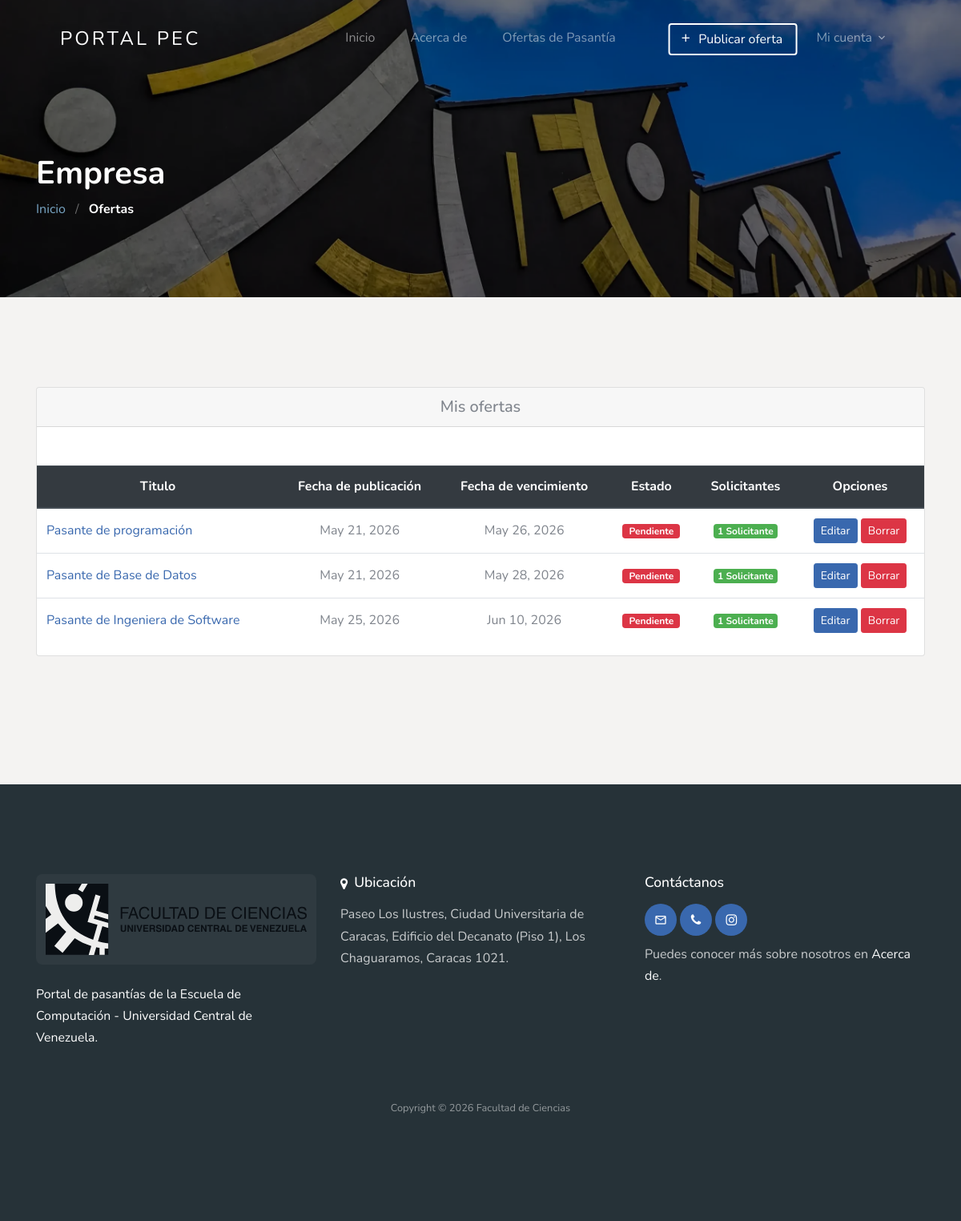
Page /dashboard/ (signed in) on the earlier database version.
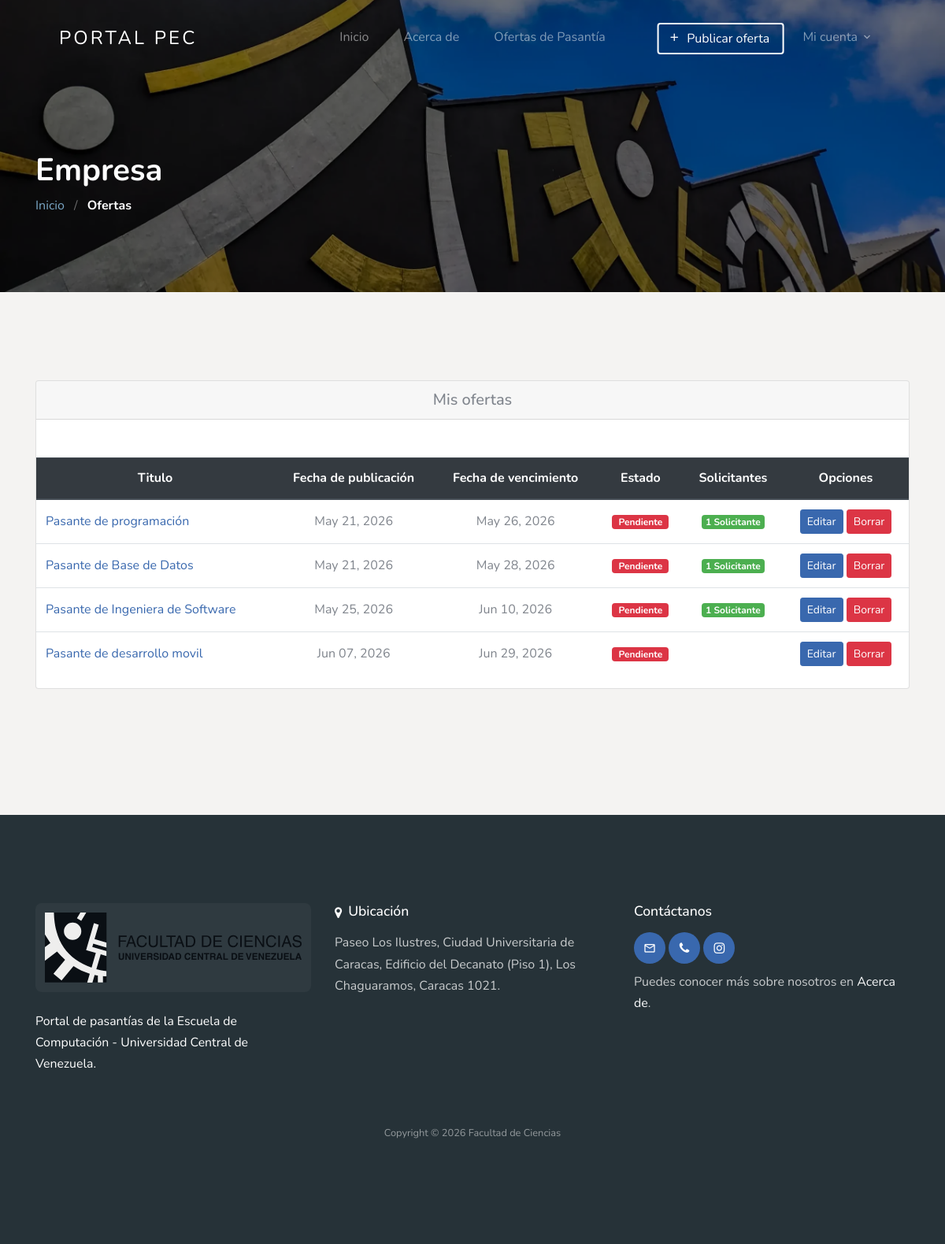
Same page on the later database version.
### apps/jobapp/models/job.py (models this page shows, shortened)
class Job(TimeStampedModel, SoftDeleteModel):
    user = models.ForeignKey(User, related_name='User', on_delete=models.CASCADE)
    title = models.CharField(max_length=300, db_index=True)
    description = CKEditor5Field(config_name='extends')
    tags = TaggableManager()
    location = models.CharField(max_length=300, db_index=True)
    job_type = models.CharField(choices=JOB_TYPE, max_length=1, db_index=True)
    work_mode = models.CharField(choices=WORK_MODE, max_length=1, default='3')
    category = models.ForeignKey(Category, related_name='Category', on_delete=models.CASCADE)
    salary = models.BooleanField(default=False)
    views_count = models.PositiveIntegerField(default=0)
    company_name = models.CharField(max_length=300, db_index=True)
    tipo_empresa = models.CharField(choices=TIPO_EMPRESA, max_length=20, blank=True, null=True)
    priority = models.BooleanField(default=False)
    company_description = CKEditor5Field(config_name='extends', blank=True, null=True)
    url = models.URLField(max_length=200)
    last_date = models.DateField()
    is_published = models.BooleanField(default=False)
    is_closed = models.BooleanField(default=False)
    class Meta:
        indexes = [
            models.Index(fields=['title', 'location']),
            models.Index(fields=['is_published', 'is_closed']),
        ]

### apps/jobapp/views/shared.py (the view, shortened to what this page needs)
# urls.py: path('dashboard/', dashboard_view, name='dashboard'),
@login_required(login_url=reverse_lazy('account:login'))
def dashboard_view(request):
    jobs = []
    savedjobs = []
    appliedjobs = []
    total_applicants = {}
    admin_stats = {}
    recent_users = []
    if request.user.role == 'employer':
        jobs = Job.objects.filter(user=request.user.id, is_deleted=False)
        for job in jobs:
            count = Applicant.objects.filter(job=job.id).count()
            total_applicants[job.id] = count
    elif request.user.role == 'employee':
        savedjobs = BookmarkJob.objects.filter(user=request.user.id, is_deleted=False, job__is_deleted=False)
        appliedjobs = Applicant.objects.filter(user=request.user.id, is_deleted=False, job__is_deleted=False)
    context = {
        'jobs': jobs,
        'savedjobs': savedjobs,
        'appliedjobs': appliedjobs,
        'total_applicants': total_applicants,
        'admin_stats': admin_stats,
        'recent_users': recent_users,
    }
    return render(request, 'jobapp/dashboard.html', context)

### template/jobapp/dashboard.html (shortened to what this page needs)
{% extends 'base.html' %}
{% load static %}
{% load get_total_applicant %}
{% block content %}
<section class="section-hero overlay inner-page bg-image"
    style="background-image: url('{% static 'images/hero_1.jpg' %}');" id="home-section">
    <div class="container">
        <div class="row">
            <div class="col-md-7">
                {% if user.role == 'admin' %}
                    <h1 class="text-white font-weight-bold">Administrador</h1>
                    <div class="custom-breadcrumbs">
                        <a href="{% url 'jobapp:home' %}">Inicio</a> <span class="mx-2 slash">/</span>
                        <span class="text-white"><strong>Panel de Control</strong></span>
                    </div>
                {% elif user.role == 'employer' %}
                    <h1 class="text-white font-weight-bold">Empresa</h1>
                    <div class="custom-breadcrumbs">
                        <a href="{% url 'jobapp:home' %}">Inicio</a> <span class="mx-2 slash">/</span>
                        <span class="text-white"><strong>Ofertas</strong></span>
                    </div>
                {% elif user.role == 'employee' %}
                    <h1 class="text-white font-weight-bold">Pasante</h1>
                    <div class="custom-breadcrumbs">
                        <a href="{% url 'jobapp:home' %}">Inicio</a> <span class="mx-2 slash">/</span>
                        <span class="text-white"><strong>Ofertas</strong></span>
                    </div>
                {% endif %}
            </div>
        </div>
    </div>
</section>
<section class="site-section">
    <div class="container">
        <div class="row">
            <div class="col-lg-12 mb-5">
                <div class="card">
                    {% if user.role == "admin" %}
                    <h5 class="card-header text-center">Panel de Administración</h5>
                    <div class="card-body">
                        <div class="mb-3 text-right">
                            <a href="{% url 'jobapp:admin-report' %}" class="btn btn-primary">Generar reporte</a>
                        </div>
                        <div class="row text-center">
                            <div class="col-md-4 mb-3">
                                <div class="p-4 bg-light rounded">
                                    <h3>{{ admin_stats.total_employers }}</h3>
                                    <p class="mb-0">Empresas registradas</p>
                                </div>
                            </div>
                            <div class="col-md-4 mb-3">
                                <div class="p-4 bg-light rounded">
                                    <h3>{{ admin_stats.total_employees }}</h3>
                                    <p class="mb-0">Usuarios candidatos</p>
                                </div>
                            </div>
                            <div class="col-md-4 mb-3">
                                <div class="p-4 bg-light rounded">
                                    <h3>{{ admin_stats.total_jobs }}</h3>
                                    <p class="mb-0">Ofertas de trabajo</p>
                                </div>
                            </div>
                        </div>
                        <div class="row text-center">
                            <div class="col-md-4 mb-3">
                                <div class="p-4 bg-light rounded">
                                    <h3>{{ admin_stats.total_applicants }}</h3>
                                    <p class="mb-0">Postulaciones</p>
                                </div>
                            </div>
                            <div class="col-md-4 mb-3">
                                <div class="p-4 bg-light rounded">
                                    <h3>{{ admin_stats.total_admins }}</h3>
                                    <p class="mb-0">Administradores</p>
                                </div>
                            </div>
                        </div>
                        {% if recent_users %}
                        <h5 class="card-header text-center mt-4">Últimos Usuarios Registrados</h5>
                        <div class="table-responsive">
                            <table class="table text-center mt-3">
                                <thead class="thead-dark">
                                    <tr>
                                        <th>Email</th>
                                        <th>Nombre</th>
                                        <th>Rol</th>
                                        <th>Fecha de registro</th>
                                        <th>Privilegios</th>
                                        <th>Acciones</th>
                                    </tr>
                                </thead>
                                <tbody>
                                    {% for recent in recent_users %}
                                    <tr>
                                        <td>{{ recent.email }}</td>
                                        <td>{{ recent.get_full_name }}</td>
                                        <td class="text-capitalize">
                                            {% if recent.role == 'employee' %}
                                                Pasante
                                            {% elif recent.role == 'admin' %}
                                                Administrador
                                            {% elif recent.role == 'employer' %}
                                                {% if recent.tipo_empresa == 'dependencia' %}
                                                    Dependencia
                                                {% elif recent.tipo_empresa == 'empresa_externa' %}
                                                    Empresa Externa
                                                {% else %}
                                                    Empresa
                                                {% endif %}
                                            {% else %}
                                                {{ recent.role }}
                                            {% endif %}
                                        </td>
                                        <td>{{ recent.date_joined | date:'M d, Y' }}</td>
                                        <td>
                                            {% if recent.role == 'employer' %}
                                                {% if recent.employer_profile.privilegios %}
                                                    <span class="badge badge-success">Sí</span>
                                                {% else %}
                                                    <span class="badge badge-secondary">No</span>
                                                {% endif %}
                                            {% else %}
                                                -
                                            {% endif %}
                                        </td>
                                        <td>
                                            {% if recent.role == 'employer' %}
                                                {% if recent.employer_profile.privilegios %}
                                                    <button onclick="call_sw_alert_func('{% url 'jobapp:set-employer-privileges' recent.id 'revoke' %}','{{ recent.id }}','¿Eliminar privilegios a esta empresa?')" class="btn btn-danger btn-sm">Eliminar Privilegios</button>
                                                {% else %}
                                                    <button onclick="call_sw_alert_func('{% url 'jobapp:set-employer-privileges' recent.id 'grant' %}','{{ recent.id }}','¿Otorgar privilegios a esta empresa?')" class="btn btn-primary btn-sm">Otorgar Privilegios</button>
                                                {% endif %}
                                            {% else %}
                                                -
                                            {% endif %}
                                        </td>
                                    </tr>
                                    {% endfor %}
                                </tbody>
                            </table>
                        </div>
                        {% endif %}
                    </div>
                    {% elif user.role == "employer" %}
                    <h5 class="card-header text-center">Mis ofertas</h5>
                    {% if jobs %}
                    <table class="table text-center mt-5">
                        <thead class="thead-dark">
                            <tr>
                                <th>Titulo</th>
                                <th>Fecha de publicación</th>
                                <th>Fecha de vencimiento</th>
                                <th>Estado</th>
                                <th>Solicitantes</th>
                                <th>Opciones</th>
                            </tr>
                        </thead>
                        <tbody>
                            {% for job in jobs %}
                            <tr id="row_{{ job.id }}">
                                <td class="text-left"><a href="{% url 'jobapp:single-job' job.id %}">{{ job.title }}</a></td>
                                <td>{{ job.created_at | date:'M d, Y'  }}</td>
                                <td>{{ job.last_date | date:'M d, Y' }}</td>
                                <td>
                                    {% if job.is_published == True %}
                                        <span class="badge badge-info">Published</span>
                                    {% else %}
                                        <span class="badge badge-danger px-2">Pendiente</span>
                                    {% endif %}
                                </td>
                                <td>
                                    {% get_total_applicant total_applicants job as is_applicant %}
                                    {% if is_applicant %}
                                    <a href="{% url 'jobapp:applicants' job.id %}">
                                        <span class="badge badge-success text-white">
                                            {% if is_applicant > 1 %}
                                            {% get_total_applicant total_applicants job %} Solicitantes
                                            {% else %}
                                            {% get_total_applicant total_applicants job %} Solicitante
                                            {% endif %}
                                        </span>
                                    </a>
                                    {% endif %}
                                </td>
                                <td>
                                    <a class="btn btn-info btn-sm" href="{% url 'jobapp:edit-job' job.id %}"
                                        role="button">Editar</a>
                                    <button onclick="call_sw_alert_func('{% url 'jobapp:delete' job.id %}','{{ job.id }}','Una vez borres esta oferta, no podrás recuperarla.')" class="btn btn-danger btn-sm">Borrar</button>
                                    </td>
                            </tr>
                            {% endfor %}
                        </tbody>
                    </table>
                    {% else %}
                    <p class="m-5">No has publicado ninguna oferta aún. <a href="{% url 'jobapp:create-job' %}">Crea una nueva.</a></p>
                    {% endif %}
                    {% endif %}
                </div>
            </div>
        </div>
    </div>
    </div>
{% endblock %}

Differences in the rows shown:
added Job: title "Pasante de desarrollo movil", created_at "Jun 07, 2026", last_date "Jun 29, 2026", is_published "Pendiente"
